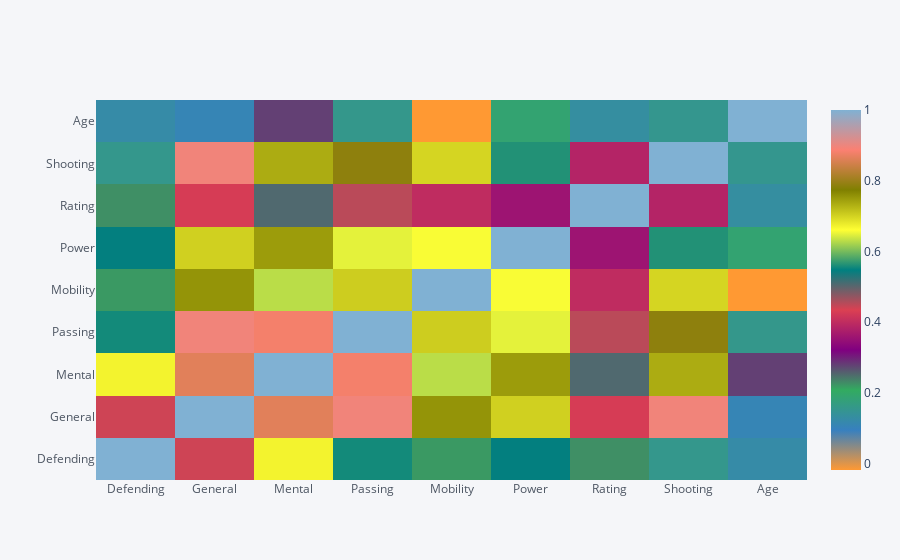

Notebook code cell kept with this figure:
### Markdown cell above
## LETS SEE HEATMAP

### Code cell
data_stats.corr().iplot(kind='heatmap')

### Figure 1 — Plotly figure (JSON) as saved in the notebook; plotly's stock layout.template omitted (floating-point values rounded to 4 significant figures)
{"data": [{"colorscale": [[0, "rgb(255, 153, 51)"], [0.1111, "rgb(55, 128, 191)"], [0.2222, "rgb(50, 171, 96)"], [0.3333, "rgb(128, 0, 128)"], [0.4444, "rgb(219, 64, 82)"], [0.5556, "rgb(0, 128, 128)"], [0.6667, "rgb(255, 255, 51)"], [0.7778, "rgb(128, 128, 0)"], [0.8889, "rgb(251, 128, 114)"], [1, "rgb(128, 177, 211)"]], "type": "heatmap", "x": ["Defending", "General", "Mental", "Passing", "Mobility", "Power", "Rating", "Shooting", "Age"], "y": ["Defending", "General", "Mental", "Passing", "Mobility", "Power", "Rating", "Shooting", "Age"], "z": [[1, 0.4415, 0.6719, 0.5562, 0.2204, 0.5461, 0.2272, 0.1566, 0.1243], [0.4415, 1, 0.8629, 0.8959, 0.7558, 0.7027, 0.428, 0.8965, 0.1076], [0.6719, 0.8629, 1, 0.88, 0.6304, 0.7491, 0.5062, 0.7348, 0.2789], [0.5562, 0.8959, 0.88, 1, 0.7052, 0.6489, 0.4516, 0.7869, 0.1571], [0.2204, 0.7558, 0.6304, 0.7052, 1, 0.6582, 0.3996, 0.6983, -0.01773], [0.5461, 0.7027, 0.7491, 0.6489, 0.6582, 1, 0.357, 0.5629, 0.1885], [0.2272, 0.428, 0.5062, 0.4516, 0.3996, 0.357, 1, 0.3859, 0.1321], [0.1566, 0.8965, 0.7348, 0.7869, 0.6983, 0.5629, 0.3859, 1, 0.1537], [0.1243, 0.1076, 0.2789, 0.1571, -0.01773, 0.1885, 0.1321, 0.1537, 1]], "zmax": 1, "zmin": -0.01773}], "layout": {"legend": {"bgcolor": "#F5F6F9", "font": {"color": "#4D5663"}}, "paper_bgcolor": "#F5F6F9", "plot_bgcolor": "#F5F6F9", "title": {"font": {"color": "#4D5663"}}, "xaxis": {"gridcolor": "#E1E5ED", "showgrid": true, "tickfont": {"color": "#4D5663"}, "title": {"font": {"color": "#4D5663"}, "text": ""}, "zerolinecolor": "#E1E5ED"}, "yaxis": {"gridcolor": "#E1E5ED", "showgrid": true, "tickfont": {"color": "#4D5663"}, "title": {"font": {"color": "#4D5663"}, "text": ""}, "zerolinecolor": "#E1E5ED"}}}
